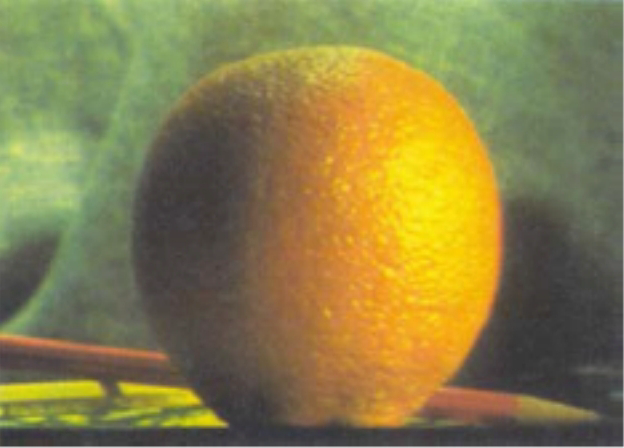
#> input picture GaussianaMultires/DATA/orange.png, 624 x 448 px
$ jupyter execute --allow-errors pasoBaixa.ipynb
#> lines starting #> are read from the running program, lines starting #| are printed output that depends on the picture
[cell 1]
import argparse
import cv2
import numpy as np
import matplotlib
import matplotlib.pyplot as plt
from scipy.fftpack import fftshift, ifftshift
from pyfftw.interfaces.scipy_fftpack import fft2, ifft2,fftn,ifftn

<h2>Implementación do filtro paso baixa para imaxes</h2>

A seguinte celda contén a función que construe e aplica o filtro paso baixa a unha imaxe, así como funcións para reconstruir a imaxe a partir das respostas dos filtros e a visualización dos filtros no dominio de Fourier e no dominio espacial

[cell 2]
def pasoBaixa(sigmaF,nscale,imaxe,mult):

    print(f"Con parametros: \
           \n\t-n escalas= {nscale}\
           \n\t-sigmaF= {sigmaF}\
           \n\t-mult= {mult} \n")

    rows,cols=imaxe.shape

    IM=fft2(imaxe)

    #construimos o espectro de Fourier con dimensions da imaxe para poder convolucionar
    if (cols % 2):
        xvals = np.arange(-(cols - 1) / 2.,
                          ((cols - 1) / 2.) + 1) / float(cols - 1)
    else:
        xvals = np.arange(-cols / 2., cols / 2.) / float(cols)

    if (rows % 2):
        yvals = np.arange(-(rows - 1) / 2.,
                          ((rows - 1) / 2.) + 1) / float(rows - 1)
    else:
        yvals = np.arange(-rows / 2., rows / 2.) / float(rows)

    x,y=np.meshgrid(xvals,yvals,sparse=True)
    radio=np.sqrt(x**2+y**2)
    radio = ifftshift(radio)
    radio[0,0]=1.0

    coberturas=[]
    convolved=[]
    bandwidth=[]

    #construimos o filtro en cada escala e convolucionamos coa imaxe
    for ss in range(nscale):

        f0=0.1
        NsigmaF=sigmaF*mult**ss #o ancho de banda do filtro cambia ca escala
        num=-np.log(radio/f0)
        denom=2*(np.log(NsigmaF/f0))**2
        component=np.exp(num**2/denom)

        component[0,0]=0.0
        convolved_result = ifft2(IM * component)
        convolved.append(convolved_result) #almacenamos o resultado do filtrado

        coberturas.append(component) #almacenamos o filtro

        BW=2*np.sqrt(2/np.log(2))*np.abs(np.log(NsigmaF/f0))
        bandwidth.append(BW)#almacenamos o ancho de banda na escala
        print("Ancho de banda na escala {}: {}".format(ss+1,BW))

    print("\n")

    return convolved, coberturas, bandwidth

# [29 lines left out: functions reconstrucion, coberturasFiltros, not called in this run]

Realizamos varias probas con distintos parametros para observar o efecto dos mesmos sobre o banco de filtros.

[cell 3]
imaxe=cv2.imread("../DATA/orange.png",0)
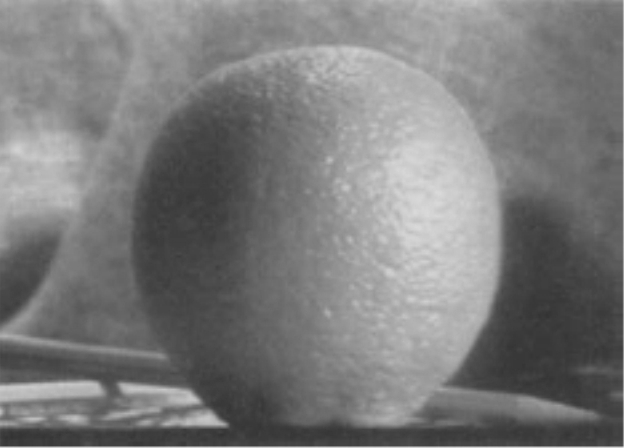
#> imaxe: shape (448, 624); min 51, max 227, mean 122.8
probas=[]
anchosBanda=[]

print("------Primeira proba------")
escalas,sigma,mult=5,0.3,1.3
#> (the rest of this cell did not finish here and is left out)

probas.append(resultados)
anchosBanda.append(bw)

print("------Segunda proba------")
escalas,sigma1,mult1=5,0.85,1.3
resultados,filtros1,bw=pasoBaixa(sigma1,escalas,imaxe,mult1)
probas.append(resultados)
anchosBanda.append(bw)

print("------Terceira proba------")
escalas,sigma2,mult2=5,0.4,1.0
resultados,filtros2,bw=pasoBaixa(sigma2,escalas,imaxe,mult2)
probas.append(resultados)
anchosBanda.append(bw)

[cell 4]
fig=plt.figure(figsize=(15,3*len(probas)))

for i in range(len(probas)):
    for j in range(len(probas[i])):
        plt.subplot(len(probas),len(probas[i]),i*len(probas[i])+j+1)

        plt.imshow(np.real(probas[i][j]),cmap="gray")

        plt.title(f"BW: {round(anchosBanda[i][j],3)}")
plt.show()

Na figura anterior observanse os resultados de aplicar o banco de filtros con distintos valores de sigma e de mult. Cada fila corresponde con unha proba diferente e cada imaxe está etiquetada co ancho de banda do filtro co que se convolucionou.

Estes parametros permiten axustar o ancho de banda do filtro, que está situado na frecuencia central, sendo mult a distancia entre os filtros de distintas escalas e sigma a apertura radial do filtro Gaussiano. O filtro ten centro fixo, na frecuencia central do espectro, é dicir, só podemos axustar o ancho de banda do filtro, anchos de banda baixos filtran só as frecuencias baixas, a medida que aumenta o BW, a convolución toma máis frecuencias do espectro porque o filtro ten maior apertura.

Na primeira proba, a apertura radial é baixa pero hai certa separación entre os filtros de distintas escalas. Un sigma radial baixo provocará que as primeiras escalas do banco teñan moi pouco ancho de banda e só filtren as frecuencias baixas, a medida que o ancho dos filtros aumenta, "entran" máis frecuencias dentro da Gaussiana, o que quere dicir que se admiten tanto frecuencias altas como frecuencias baixas.

A segunda proba é un exemplo dunha apertura radial alta. Se temos un valor alto de sigma, non importa a separación dos filtros, as primeiras escalas xa admitirán máis frecuencias que as que buscamos filtrar no paso baixa.

Na terceira proba tomamos un valor baixo de sigma pero damoslle valor 1 ao parámetro de separación entre escalas. Desta maneira, o ancho de banda permanece constante e sempre se filtran as frecuencias baixas de imaxe.

En conclusion, se queremos que se filtren só as frecuencias baixas da imaxe, debemos manter unha apertura de filtro reducida e a separación entre os filtros de diferentes escalas tamén baixa, para que o cambio no ancho de banda non sexa alto a medida que se cambia de escala.

[cell 5]
#mostramos a reconstrucion da imaxe
for i in range(len(probas)):
    plt.subplot(1,len(probas),i+1)
    imRec=reconstrucion(probas[i])
    plt.imshow(imRec,cmap="gray")

    plt.title(f"Proba {i+1}")

plt.show()

Para reconstruir as imaxes sumamos as partes reais das respostas dos filtros. Se só filtramos as frecuencias baixas, a reconstrución verase difuminada, xa que as respostas correspondense só con frecuencias baixas da imaxe orixinal.

#> (a cell that did not finish here is left out)

As imaxes anteriores mostran os filtros no espectro de Fourier e no dominio espacial para a primeira proba. Vemos como no espectro de fourier aumenta o tamaño do filtro a medida que aumentamos o ancho de banda. Porén, non sucede o mesmo no dominio espacial, onde todos os filtros parecen ter o mesmo tamaño.

Esto débese a que, se a gaussiana ten unha alta cobertura frecuencial no espazo de Fourier, terá unha cobertura espacial reducida e vice-versa:

<h2>Implementación do filtro paso baixa para vídeo</h2>

[cell 7]
# [70 lines left out: functions pasoBaixaVideo, mostrarFiltradoVideo, not called in this run]

[cell 8]
cap=cv2.VideoCapture("../DATA/SCE_bur_11_girando.avi")
frames=[]

while cap.isOpened():

    ret,frame=cap.read()
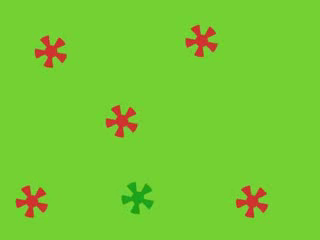
#> input picture frame 30 of GaussianaMultires/DATA/SCE_bur_11_girando.avi, 320 x 240 px
#> frame is the input picture: shape (240, 320, 3); mean B, G, R 50.7, 203.9, 118.2

    if not ret:
        break

    frame=cv2.cvtColor(frame,cv2.COLOR_BGR2GRAY)
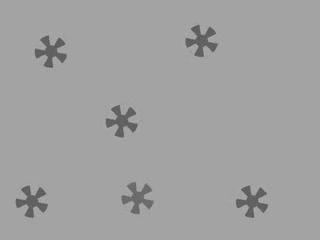
#> frame: shape (240, 320); min 84, max 178, mean 160.6
    frames.append(frame)

frames=np.array(frames)
escalas=2
resultados=pasoBaixaVideo(0.35,2,3,frames,0.75)
